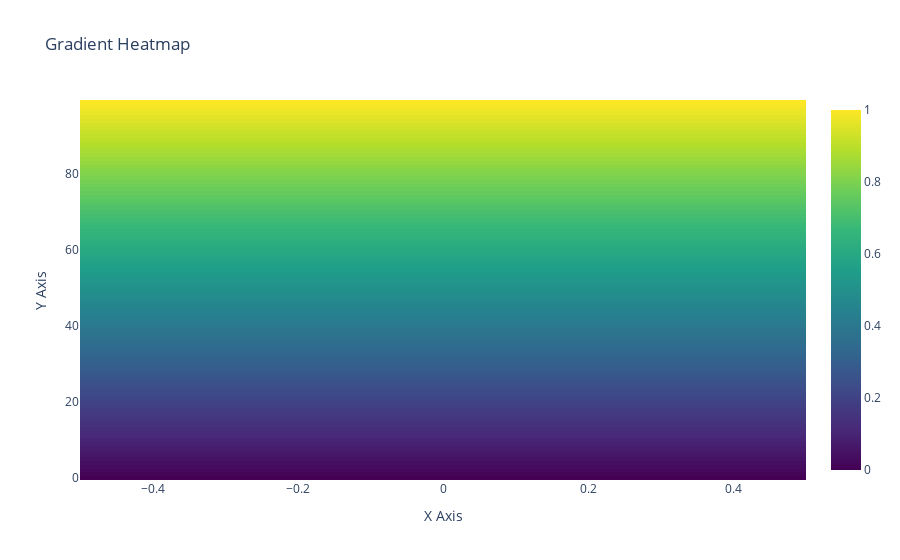

Notebook code cell kept with this figure:
### Code cell
# Create a 2D array to represent the gradient
gradient = np.linspace(0, 1, 100).reshape(-1, 1)

# Create the heatmap trace
heatmap = go.Heatmap(z=gradient, colorscale='Viridis')

# Create the figure and add the trace
fig = go.Figure(data=heatmap)

# Set the axis labels and title
fig.update_layout(
    xaxis=dict(title='X Axis'),
    yaxis=dict(title='Y Axis'),
    title='Gradient Heatmap'
)

# Display the figure
#fig.show()

### Figure 1 — Plotly figure (JSON) as saved in the notebook; plotly's stock layout.template omitted (floating-point values rounded to 4 significant figures)
{"data": [{"colorscale": [[0, "#440154"], [0.1111, "#482878"], [0.2222, "#3e4989"], [0.3333, "#31688e"], [0.4444, "#26828e"], [0.5556, "#1f9e89"], [0.6667, "#35b779"], [0.7778, "#6ece58"], [0.8889, "#b5de2b"], [1, "#fde725"]], "type": "heatmap", "z": [[0], [0.0101], [0.0202], [0.0303], [0.0404], [0.05051], [0.06061], [0.07071], [0.08081], [0.09091], [0.101], [0.1111], [0.1212], [0.1313], [0.1414], [0.1515], [0.1616], [0.1717], [0.1818], [0.1919], [0.202], [0.2121], [0.2222], [0.2323], [0.2424], [0.2525], [0.2626], [0.2727], [0.2828], [0.2929], [0.303], [0.3131], [0.3232], [0.3333], [0.3434], [0.3535], [0.3636], [0.3737], [0.3838], [0.3939], [0.404], [0.4141], [0.4242], [0.4343], [0.4444], [0.4545], [0.4646], [0.4747], [0.4848], [0.4949], [0.5051], [0.5152], [0.5253], [0.5354], [0.5455], [0.5556], [0.5657], [0.5758], [0.5859], [0.596], [0.6061], [0.6162], [0.6263], [0.6364], [0.6465], [0.6566], [0.6667], [0.6768], [0.6869], [0.697], [0.7071], [0.7172], [0.7273], [0.7374], [0.7475], [0.7576], [0.7677], [0.7778], [0.7879], [0.798], [0.8081], [0.8182], [0.8283], [0.8384], [0.8485], [0.8586], [0.8687], [0.8788], [0.8889], [0.899], [0.9091], [0.9192], [0.9293], [0.9394], [0.9495], [0.9596], [0.9697], [0.9798], [0.9899], [1]]}], "layout": {"title": {"text": "Gradient Heatmap"}, "xaxis": {"title": {"text": "X Axis"}}, "yaxis": {"title": {"text": "Y Axis"}}}}
